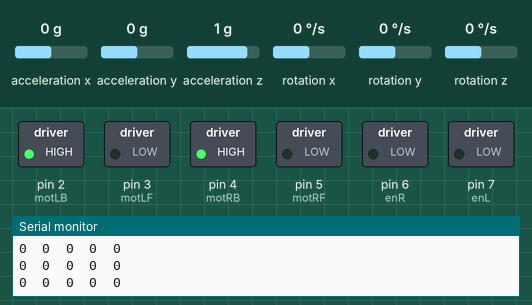
Simulated run of this sketch. Board: Arduino Uno, built with avr-gcc and run on an emulated ATmega328P. Shown: switched loads named in the sketch (green lamp = pin HIGH), the last lines printed to the serial monitor. The inputs (shaded band) are chosen by the test bench; at power-on: acceleration x 0 g, acceleration y 0 g, acceleration z 1 g, rotation x 0 °/s, rotation y 0 °/s, rotation z 0 °/s.

Above: at 1.2 s.
1.3 s: acceleration x set to 0.8 g
At 2.0 s:
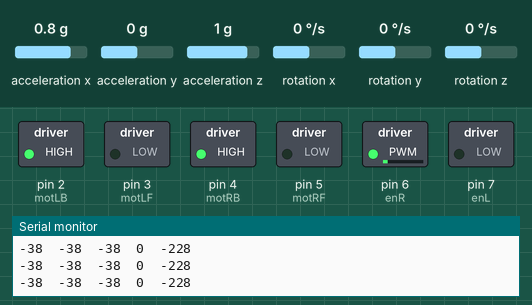
2.8 s: acceleration y set to -1.4 g
At 3.1 s:
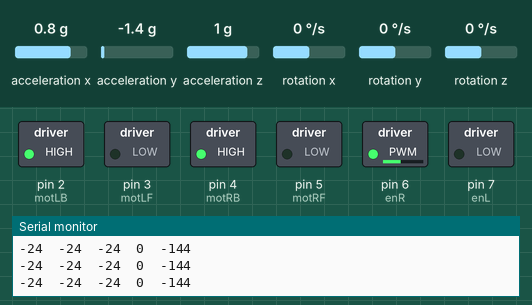
4.3 s: acceleration x set to 0 g
At 5.1 s:
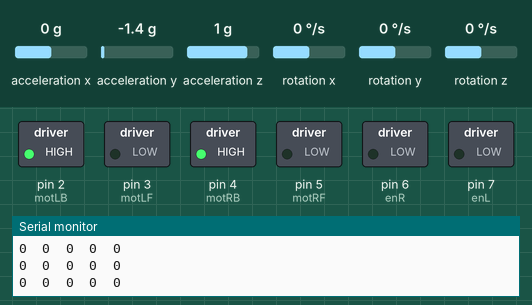
5.8 s: acceleration x set to -1.4 g
At 6.4 s:
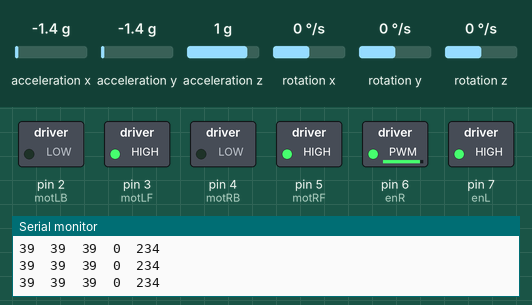
7.3 s: acceleration x set to -0.8 g
At 7.6 s:
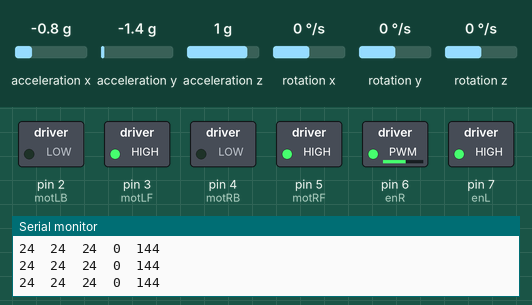
8.8 s: acceleration x set to 0.1 g
At 9.9 s:
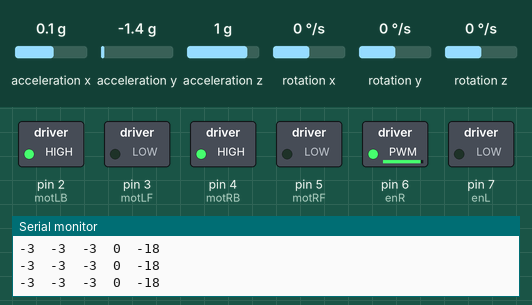
Timing chart, 0 to 11.3 s (numbered marks = the images above; inputs shaded):
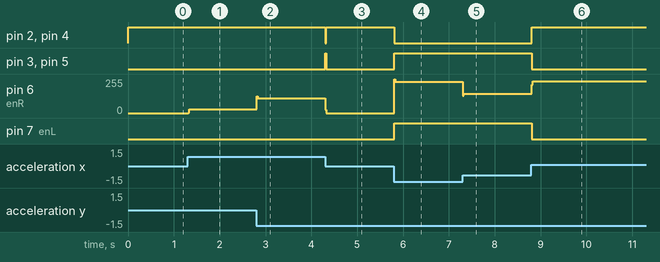

The sketch:

self_balance.ino
```cpp
void setup()
{
  Serial.begin(9600);
  motorInit();
  initMPU6050();
}

void loop()
{
  pid(1);
}
```

motor.ino
```cpp
#define motLB 2
#define motLF 3
#define motRB 4
#define motRF 5
#define enL 7
#define enR 6

void motorInit()
{
  pinMode(motLB, OUTPUT);
  pinMode(motLF, OUTPUT);
  pinMode(motRB, OUTPUT);
  pinMode(motRF, OUTPUT);
  pinMode(enL, OUTPUT);
  pinMode(enR, OUTPUT);
}

void motorDir(bool direction)
{
  if (direction)  //forward
  {
    digitalWrite(motLF, HIGH);
    digitalWrite(motLB, LOW);
    digitalWrite(motRF, HIGH);
    digitalWrite(motRB, LOW);
  }
  else            //backward
  {
    digitalWrite(motLF, LOW);
    digitalWrite(motLB, HIGH);
    digitalWrite(motRF, LOW);
    digitalWrite(motRB, HIGH);
  }
}

void speed(int speed)
{
  analogWrite(enL, speed);
  analogWrite(enR, speed);
}
```

pid.ino
```cpp
int lastError = 0;
float kp = 5, ki = 1, kd = 1;

void pid(bool Print)
{
  int error = pitch();
  int prop = error;
  int intg = intg + error;
  int diff = error - lastError;

  intg = constrain(intg, -300, 300);
  int balance = prop * kp + intg * ki + diff * kd;

  lastError = error;

  balance = constrain(balance, -255, 255);

  if (balance > 0)
    motorDir(true);
  else
    motorDir(false);

  speed(balance);

  if (Print)
  {
    Serial.print(error);
    Serial.print("\t");
    Serial.print(prop);
    Serial.print("\t");
    Serial.print(intg);
    Serial.print("\t");
    Serial.print(diff);
    Serial.print("\t");
    Serial.println(balance);
  }
}
```

pitch.ino
```cpp
#include <Wire.h>
#include <MPU6050.h>

MPU6050 mpu;

void initMPU6050()
{
  while (!mpu.begin(MPU6050_SCALE_2000DPS, MPU6050_RANGE_2G))
  {
    Serial.println("Could not find a valid MPU6050 sensor, check wiring!");
    delay(500);
  }
}
int pitch()
{
  Vector normAccel = mpu.readNormalizeAccel();
  int pitch = -(atan2(normAccel.XAxis, sqrt(normAccel.YAxis * normAccel.YAxis + normAccel.ZAxis * normAccel.ZAxis)) * 180.0) / M_PI;
  return pitch;
}
```

Measured:
- after the input at 1.3 s, pin 6 (enR): 0/255 → 28/255 at once
- after the input at 2.8 s, pin 6 (enR): 28/255 → 112/255 at once
- after the input at 4.3 s, pin 2 (motLB), pin 4 (motRB): HIGH → LOW at once, → HIGH 0.01 s later; pin 3 (motLF), pin 5 (motRF): LOW → HIGH at once, → LOW 0.01 s later; pin 6 (enR): 112/255 → 0/255 at once
- after the input at 5.8 s, pin 2 (motLB), pin 4 (motRB): HIGH → LOW at once; pin 3 (motLF), pin 5 (motRF), pin 7 (enL): LOW → HIGH at once; pin 6 (enR): 0/255 → 234/255 at once
- after the input at 7.3 s, pin 6 (enR): 234/255 → 144/255 at once
- after the input at 8.8 s, pin 2 (motLB), pin 4 (motRB): LOW → HIGH at once; pin 3 (motLF), pin 5 (motRF), pin 7 (enL): HIGH → LOW at once; pin 6 (enR): 144/255 → 238/255 at once
